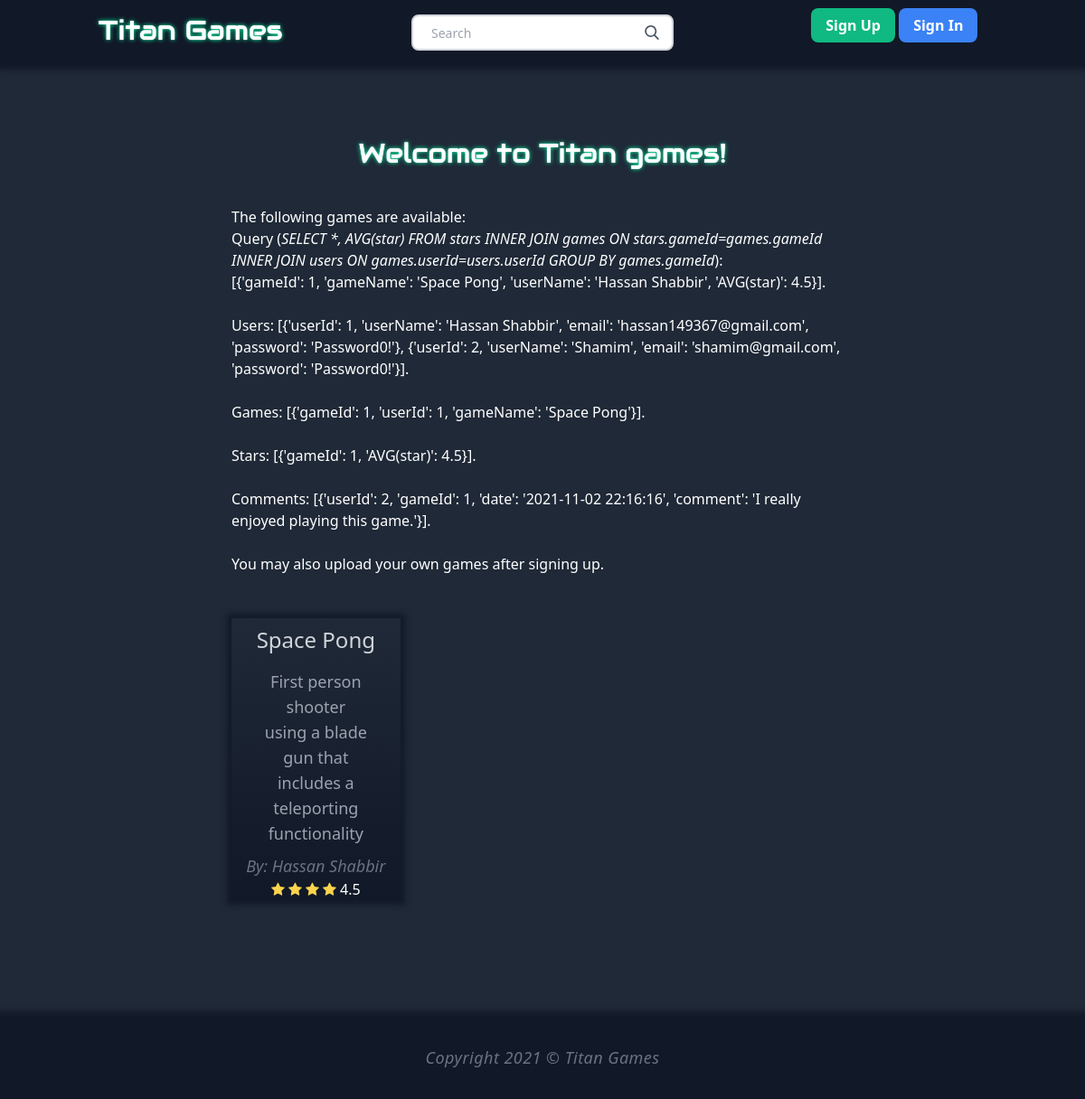
The page / on the database its author committed.
### tables this page shows
CREATE TABLE games (
  gameId INTEGER NOT NULL PRIMARY KEY AUTOINCREMENT,
	userId INTEGER,
	gameName TEXT NOT NULL,
  FOREIGN KEY(userId) REFERENCES users(userId)
);

### app.py (the view)
@app.route("/")
def home_page():
    users = query_db('SELECT * FROM users')
    games = query_db('SELECT * FROM games')
    stars = query_db('SELECT gameId, AVG(star) FROM stars GROUP BY gameId')
    comments = query_db('SELECT * FROM comments ORDER BY date DESC')
    query = query_db('SELECT games.gameId, gameName, userName, AVG(star) FROM games LEFT OUTER JOIN stars ON games.gameId=stars.gameId INNER JOIN users ON games.userId=users.userId GROUP BY games.gameId ORDER BY AVG(star) DESC')
    return render_template('index.html', users=users, games=games, stars=stars, comments=comments, query=query)

### app.py (called while the page is built)
def get_db():
    db = getattr(g, '_database', None)
    if db is None:
        db = g._database = sqlite3.connect(DATABASE)
    def make_dicts(cursor, row):
        return dict((cursor.description[idx][0], value)
                    for idx, value in enumerate(row))
    db.row_factory = make_dicts
    return db

def query_db(query, args=(), one=False):
    cur = get_db().execute(query, args)
    rv = cur.fetchall()
    cur.close()
    return (rv[0] if rv else None) if one else rv

@app.teardown_appcontext
def close_connection(exception):
    db = getattr(g, '_database', None)
    if db is not None:
        db.close()

### templates/index.html (shortened to what this page needs)
{% extends "base.html" %}
{% block head %}
  {{ super() }}
{% endblock %}
{% block content %}
  <div class="mx-64" style="">
    <div class="">
      {% if 'user' in session and session['user'] %}
			  <h2 class="title text-3xl text-center mb-10">Welcome to Titan games {{session['user']['userName']}}!</h2>
			{% else %}
			  <h2 class="title text-3xl text-center mb-10">Welcome to Titan games!</h2>
      {% endif %}
			<p class="card-text">The following games are available:<br>
			Query (<em>SELECT *, AVG(star) FROM stars INNER JOIN games ON stars.gameId=games.gameId INNER JOIN users ON games.userId=users.userId GROUP BY games.gameId</em>): <br> {{query}}. <br> <br>
				Users: {{users}}.  <br> <br>
				Games: {{games}}.  <br> <br>
				Stars: {{stars}}.  <br> <br>
				Comments: {{comments}}.  <br> <br>
				You may also upload your own games after signing up.
			</p>
				<div class="grid grid-cols-3 text-center gap-x-16">
				{% for item in query %}
					<a href="/play_game/{{item['gameId']}}">
						<div class="bg-gradient-to-t from-gray-900 to-gray-800 shadow-outline my-12" style="box-shadow: 0 0 6px 5px rgba(17,24,39,0.9);">
							<p class="text-gray-300 text-2xl my-2">{{item['gameName']}}</p>
							<p class="text-gray-400 text-lg max-w-sm px-9 py-2">First person shooter using a blade gun that includes a teleporting functionality</p>
							<p class="text-lg text-gray-500 italic">By: {{item['userName']}}</p>
							<p>
							{% for star in stars %}
								{% if star['gameId'] == item['gameId'] %}
									{% for i in range(star['AVG(star)'] | int()) %}
										<span class="fa fa-star text-yellow-300"></span>
									{% endfor %}
									{{star['AVG(star)']}}
								{% endif %}
							{% endfor %}
							</p>
						</div>
					</a>
				{% endfor %}
				</div>
    </div>
  </div>
{% endblock %}

### templates/base.html (shortened to what this page needs)
<!DOCTYPE html>
<html lang="en">
<head>
	{% block head %}
	<link href="https://unpkg.com/tailwindcss@^2/dist/tailwind.min.css" rel="stylesheet">
<link rel="stylesheet" href="https://cdnjs.cloudflare.com/ajax/libs/font-awesome/4.7.0/css/font-awesome.min.css">
	{% endblock %}
</head>
<body class="text-white bg-gray-800 flex flex-col min-h-full">
	<div class="grid grid-cols-3 content-center text-center bg-gray-900 p-4 text-white mb-20" style="box-shadow: 0 0 6px 5px rgba(17,24,39,0.9);">
		<a class="title text-3xl" href="/">Titan Games</a>
	  <form class="relative mx-auto text-gray-600" method="post" action="/search">
			<input class="border-2 border-gray-300 bg-white h-10 px-5 pr-16 rounded-lg text-sm focus:outline-none" type="search" name="search" placeholder="Search">
			<button type="submit" class="absolute right-0 top-0 mt-3 mr-4">
			</button>
		</form>
		<div class="">
			{% if 'user' in session %}
			<a class="bg-green-500 font-bold py-2 px-4 rounded-lg" href="/user">Upload Game</a>
			<a class="bg-yellow-400 text-gray-900 font-bold py-2 px-4 rounded-lg" href="/logout">Log Out</a>
			{% else %}
			<a class="bg-green-500 font-bold py-2 px-4 rounded-lg" href="signup">Sign Up</a>
			<a class="bg-blue-500 font-bold py-2 px-4 rounded-lg" href="signin">Sign In</a>
			{% endif %}
		</div>
	</div>
	{% block content %} {% endblock %}
	<footer class="text-lg bg-gray-900 text-gray-500 text-center tracking-wide italic p-8 mt-20" style="box-shadow: 0 0 6px 5px rgba(17,24,39,0.9);">
		Copyright 2021 &copy; Titan Games
	</footer>
</body>
</html>

### templates/base.html (style rules this page uses)
.title { text-shadow: 3px 3px #111827; font-family: 'Audiowide', sans-serif; text-shadow: 0 0 1px #fff, 0 0 5px #0fa; }
input { color: #333; border-radius: 0.25rem; padding: 0.3rem; }

### rows shown on the page
games: gameName "Space Pong", userName "Hassan Shabbir", star "4.5"

### other values the page prints
{{ query }} "[{'gameId': 1, 'gameName': 'Space Pong', 'userName': 'Hassan Shabbir', 'AVG(star)': 4.5}]"
{{ users }} "[{'userId': 1, 'userName': 'Hassan Shabbir', 'email': 'hassan149367@gmail.com', 'password': 'Password0!'}, {'userId': 2, 'userName': 'Shamim', 'email': 'shamim@gmail.com', 'password': 'Password0!'}]"
{{ games }} "[{'gameId': 1, 'userId': 1, 'gameName': 'Space Pong'}]"
{{ stars }} "[{'gameId': 1, 'AVG(star)': 4.5}]"
{{ comments }} "[{'userId': 2, 'gameId': 1, 'date': '2021-11-02 22:16:16', 'comment': 'I really enjoyed playing this game.'}]"
